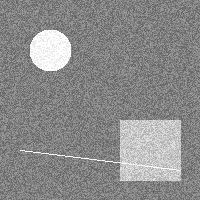
//> input picture examples/01_original_noisy.ppm, 200 x 200 px
$ ./image_operations ../01_original_noisy.ppm   (built with g++ and OpenCV 4)
//> lines starting //> are read from the running program, lines starting //| are printed output that depends on the picture
/**
 * @file image_operations.cpp
 * @brief Basic OpenCV image operations demonstration
 *
 * This example demonstrates:
 * - Loading and saving images
 * - Basic image transformations
 * - Color space conversions
 * - Image filtering and enhancement
 */

#include <opencv2/opencv.hpp>
#include <iostream>
#include <string>

using namespace cv;
using namespace std;

class ImageProcessor {
public:
    /**
     * @brief Load an image from file
     * @param filepath Path to the image file
     * @return Loaded image as Mat object
     */
    static Mat loadImage(const string& filepath) {
//> called with filepath = "../01_original_noisy.ppm"
        Mat image = imread(filepath, IMREAD_COLOR);
//> image is the input picture: 200 rows x 200 cols, CV_8UC3; min 98, max 255, mean 138.9
        if (image.empty()) {
            throw runtime_error("Could not load image: " + filepath);
        }
        return image;
    }

    /**
     * @brief Create a simple test image for demonstration
     * @param width Image width
     * @param height Image height
     * @return Generated test image
     */
    static Mat createTestImage(int width = 640, int height = 480) {
        Mat image = Mat::zeros(height, width, CV_8UC3);

        // Create a gradient background
        for (int y = 0; y < height; y++) {
            for (int x = 0; x < width; x++) {
                image.at<Vec3b>(y, x) = Vec3b(
                    (x * 255) / width,           // Blue gradient
                    (y * 255) / height,          // Green gradient
                    ((x + y) * 255) / (width + height)  // Red gradient
                );
            }
        }

        // Add some geometric shapes
        circle(image, Point(width/4, height/4), 50, Scalar(0, 255, 255), -1);
        rectangle(image, Point(width/2, height/4), Point(width/2 + 100, height/4 + 80),
                 Scalar(255, 0, 255), -1);
        ellipse(image, Point(3*width/4, height/4), Size(60, 40), 45, 0, 360,
                Scalar(255, 255, 0), -1);

        // Add text
        putText(image, "OpenCV Demo", Point(width/4, 3*height/4),
                FONT_HERSHEY_SIMPLEX, 1, Scalar(255, 255, 255), 2);

        return image;
    }

    /**
     * @brief Apply various image processing operations
     * @param input Input image
     * @return Processed images in a vector
     */
    static vector<Mat> processImage(const Mat& input) {
        vector<Mat> results;

        // 1. Original image
        results.push_back(input.clone());

        // 2. Grayscale conversion
        Mat gray;
        cvtColor(input, gray, COLOR_BGR2GRAY);
        Mat gray_bgr;
        cvtColor(gray, gray_bgr, COLOR_GRAY2BGR);
        results.push_back(gray_bgr);

        // 3. HSV color space
        Mat hsv;
        cvtColor(input, hsv, COLOR_BGR2HSV);
        results.push_back(hsv);

        // 4. Gaussian blur
        Mat blurred;
        GaussianBlur(input, blurred, Size(15, 15), 0);
        results.push_back(blurred);

        // 5. Edge detection
        Mat edges;
        Canny(gray, edges, 100, 200);
        cvtColor(edges, edges, COLOR_GRAY2BGR);
        results.push_back(edges);

        // 6. Histogram equalization
        Mat equalized;
        vector<Mat> channels;
        cvtColor(input, hsv, COLOR_BGR2HSV);
        split(hsv, channels);
        equalizeHist(channels[2], channels[2]);
        merge(channels, hsv);
        cvtColor(hsv, equalized, COLOR_HSV2BGR);
        results.push_back(equalized);

        return results;
    }

    /**
     * @brief Create a mosaic of multiple images
     * @param images Vector of images to combine
     * @param cols Number of columns in the mosaic
     * @return Combined mosaic image
     */
    static Mat createMosaic(const vector<Mat>& images, int cols = 3) {
        if (images.empty()) return Mat();

        int rows = (images.size() + cols - 1) / cols;
        int img_width = images[0].cols;
        int img_height = images[0].rows;

        Mat mosaic = Mat::zeros(rows * img_height, cols * img_width, images[0].type());

        for (size_t i = 0; i < images.size(); i++) {
            int row = i / cols;
            int col = i % cols;

            Rect roi(col * img_width, row * img_height, img_width, img_height);

            if (images[i].size() == images[0].size() && images[i].type() == images[0].type()) {
                images[i].copyTo(mosaic(roi));
            } else {
                Mat resized;
                resize(images[i], resized, Size(img_width, img_height));
                if (resized.type() != images[0].type()) {
                    if (resized.channels() == 1 && images[0].channels() == 3) {
                        cvtColor(resized, resized, COLOR_GRAY2BGR);
                    }
                }
                resized.copyTo(mosaic(roi));
            }
        }

        return mosaic;
    }
};

int main(int argc, char** argv) {
    try {
        cout << "OpenCV Basic Image Operations Demo" << endl;
        cout << "==================================" << endl;

        // Create or load test image
        Mat image;
        if (argc > 1) {
            cout << "Loading image: " << argv[1] << endl;
            image = ImageProcessor::loadImage(argv[1]);
        } else {
            cout << "Creating test image..." << endl;
            image = ImageProcessor::createTestImage();
        }

        cout << "Image size: " << image.cols << "x" << image.rows << endl;
//| Image size: 200x200
        cout << "Image channels: " << image.channels() << endl;
//| Image channels: 3

        // Process the image
        cout << "Processing image..." << endl;
        vector<Mat> processed = ImageProcessor::processImage(image);
//> in processImage, `cvtColor(input, hsv, COLOR_BGR2HSV);`: hsv: 200 rows x 200 cols, CV_8UC3; mean H, S, V 0, 0, 138.9
//> in processImage, `GaussianBlur(input, blurred, Size(15, 15), 0);`:
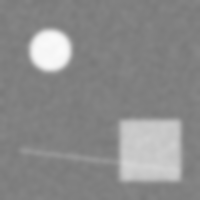
//> blurred: 200 rows x 200 cols, CV_8UC3; min 120, max 250, mean 138.9
//> in processImage, `Canny(gray, edges, 100, 200);`:
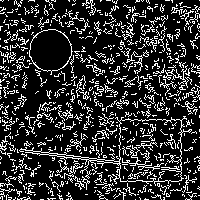
//> edges: 200 rows x 200 cols, CV_8UC1; 19.2% white in thin lines or dots
//> in processImage, `cvtColor(edges, edges, COLOR_GRAY2BGR);`: edges: 200 rows x 200 cols, CV_8UC3; 19.2% white in thin lines or dots
//> in processImage, `split(hsv, channels);`: channels[0]: 200 rows x 200 cols, CV_8UC1; every value is 0
//> in processImage, `equalizeHist(channels[2], channels[2]);`:
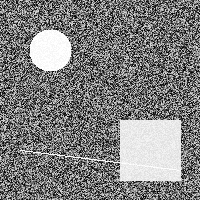
//> channels[2]: 200 rows x 200 cols, CV_8UC1; min 0, max 255, mean 127.2
//> in processImage, `merge(channels, hsv);`: hsv: 200 rows x 200 cols, CV_8UC3; mean H, S, V 0, 0, 127.2

        // Add labels to images
        vector<string> labels = {
            "Original", "Grayscale", "HSV",
            "Blurred", "Edges", "Equalized"
        };

        for (size_t i = 0; i < processed.size() && i < labels.size(); i++) {
            putText(processed[i], labels[i], Point(10, 30),
                   FONT_HERSHEY_SIMPLEX, 1, Scalar(255, 255, 255), 2);
        }
//> this loop made 6 passes

        // Create mosaic
        cout << "Creating mosaic..." << endl;
        Mat mosaic = ImageProcessor::createMosaic(processed, 3);
//> in createMosaic, `int rows = (images.size() + cols - 1) / cols;`: rows = 2
//> in createMosaic, `int img_width = images[0].cols;`: img_width = 200
//> in createMosaic, `Mat mosaic = Mat::zeros(rows * img_height, cols * img_width, images[0]..`: mosaic: 400 rows x 600 cols, CV_8UC3; every value is 0
//> the loop in createMosaic, `for (size_t i = 0; i < images.size(); i++)` made 6 passes
//> roi on passes 1 to 6: Rect(0, 0, 200, 200), Rect(200, 0, 200, 200), Rect(400, 0, 200, 200), Rect(0, 200, 200, 200), Rect(200, 200, 200, 200), Rect(400, 200, 200, 200)
//> after the loop in createMosaic, `for (size_t i = 0; i < images.size(); i++)`:
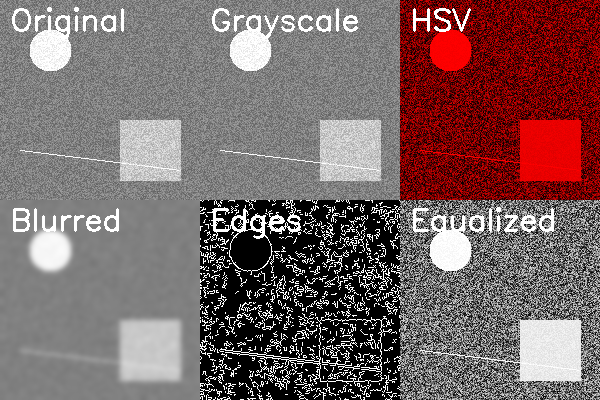
//> mosaic: 400 rows x 600 cols, CV_8UC3; mean B, G, R 102.1, 102.1, 123.1

        // Save results
        cout << "Saving results..." << endl;
        imwrite("output_original.jpg", image);
        imwrite("output_mosaic.jpg", mosaic);

        cout << "Results saved:" << endl;
        cout << "- output_original.jpg (original image)" << endl;
        cout << "- output_mosaic.jpg (processing results)" << endl;

        // Print some image statistics
        Scalar mean_val = mean(image);
//> mean_val = Scalar(138.9, 138.9, 138.9)
        cout << endl << "Image Statistics:" << endl;
        cout << "Mean BGR values: " << mean_val << endl;
//| Mean BGR values: [138.938, 138.938, 138.938, 0]

        double min_val, max_val;
        minMaxLoc(image, &min_val, &max_val);
//> min_val = 98; max_val = 255
        cout << "Min/Max intensity: " << min_val << "/" << max_val << endl;
//| Min/Max intensity: 98/255

        return 0;
//> (the program exits here)
